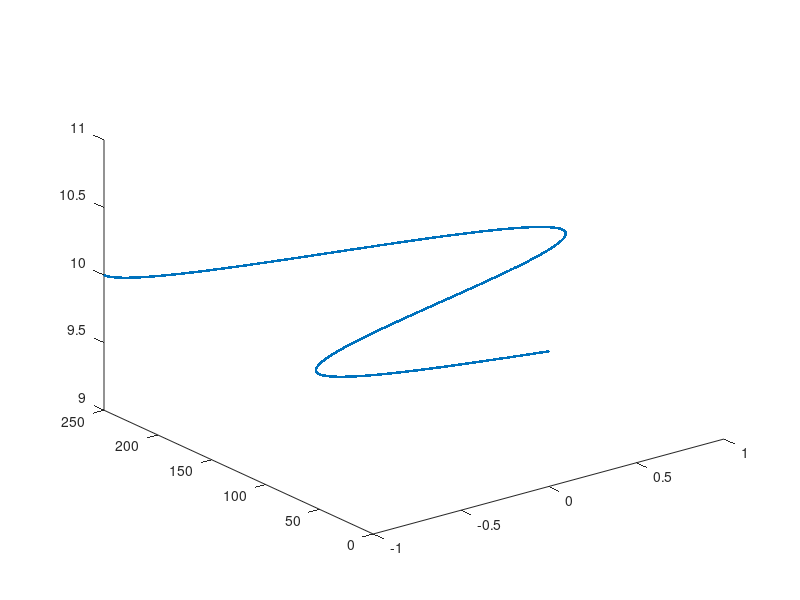

Source code (MATLAB):
% function [ output_args ] = Path_Design( input_args )
t1=0:0.1:50;
x1=zeros(501,1);
y1=zeros(501,1);
z1=(10+(.000001*(t1-t1)))';
r1=zeros(501,1);
t2=50.1:.1:300;
x2=-(1*sin(pi*(t2-50.1)/100))';
y2=(1*(t2-50.1))';
z2=(10+(.000001*(t2-t2)))';
r2=(1*sin(pi*(t2-50.1)/100))*pi/180;
% plot3(x2,y2,z2,'.')
% Path=[x2,y2,z2,t2',r2'];

Path=[];
x=[x1;x2];
y=[y1;y2];
z=[z1;z2];
t=[t1';t2'];
r=[r1;r2'];
plot(x,'.')
plot3(x,y,z,'.')
Path=[x,y,z,t,r];
% end

